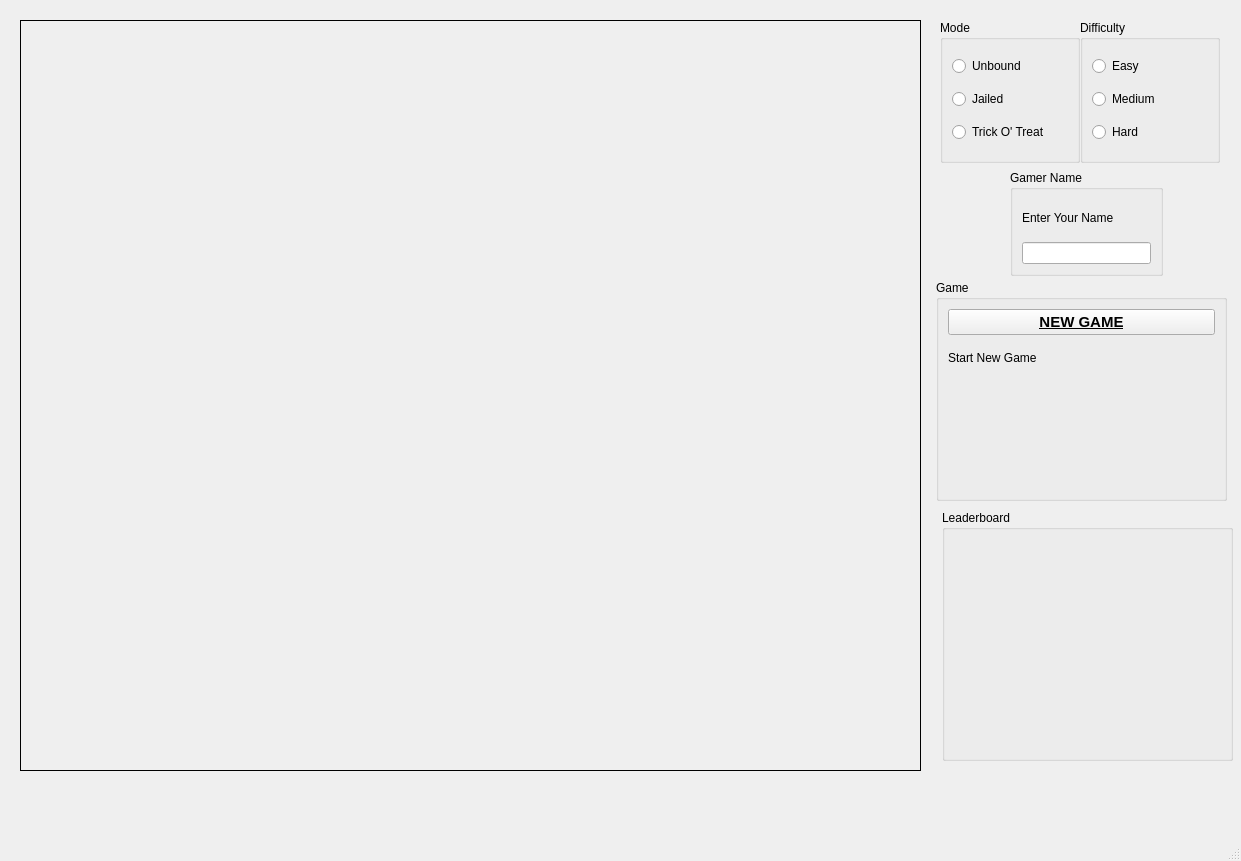
<?xml version="1.0" encoding="UTF-8"?>
<ui version="4.0">
 <class>MainWindow</class>
 <widget class="QMainWindow" name="MainWindow">
  <property name="geometry">
   <rect>
    <x>0</x>
    <y>0</y>
    <width>1241</width>
    <height>861</height>
   </rect>
  </property>
  <property name="windowTitle">
   <string>MainWindow</string>
  </property>
  <widget class="QWidget" name="centralwidget">
   <widget class="QLabel" name="workArea">
    <property name="geometry">
     <rect>
      <x>20</x>
      <y>20</y>
      <width>901</width>
      <height>751</height>
     </rect>
    </property>
    <property name="frameShape">
     <enum>QFrame::Shape::Box</enum>
    </property>
    <property name="text">
     <string/>
    </property>
   </widget>
   <widget class="QGroupBox" name="Mode">
    <property name="geometry">
     <rect>
      <x>940</x>
      <y>20</y>
      <width>140</width>
      <height>143</height>
     </rect>
    </property>
    <property name="title">
     <string>Mode</string>
    </property>
    <layout class="QVBoxLayout" name="verticalLayout">
     <item>
      <widget class="QRadioButton" name="Mode_1">
       <property name="text">
        <string>Unbound</string>
       </property>
      </widget>
     </item>
     <item>
      <widget class="QRadioButton" name="Mode_2">
       <property name="text">
        <string>Jailed</string>
       </property>
      </widget>
     </item>
     <item>
      <widget class="QRadioButton" name="Mode_3">
       <property name="text">
        <string>Trick O' Treat</string>
       </property>
      </widget>
     </item>
    </layout>
   </widget>
   <widget class="QGroupBox" name="Difficulty">
    <property name="geometry">
     <rect>
      <x>1080</x>
      <y>20</y>
      <width>140</width>
      <height>143</height>
     </rect>
    </property>
    <property name="title">
     <string>Difficulty</string>
    </property>
    <layout class="QVBoxLayout" name="verticalLayout_2">
     <item>
      <widget class="QRadioButton" name="Easy">
       <property name="text">
        <string>Easy</string>
       </property>
      </widget>
     </item>
     <item>
      <widget class="QRadioButton" name="Medium">
       <property name="text">
        <string>Medium</string>
       </property>
      </widget>
     </item>
     <item>
      <widget class="QRadioButton" name="Hard">
       <property name="text">
        <string>Hard</string>
       </property>
      </widget>
     </item>
    </layout>
   </widget>
   <widget class="QGroupBox" name="groupBox">
    <property name="geometry">
     <rect>
      <x>1010</x>
      <y>170</y>
      <width>153</width>
      <height>106</height>
     </rect>
    </property>
    <property name="title">
     <string>Gamer Name</string>
    </property>
    <layout class="QVBoxLayout" name="verticalLayout_3">
     <item>
      <widget class="QLabel" name="label">
       <property name="text">
        <string>Enter Your Name</string>
       </property>
      </widget>
     </item>
     <item>
      <widget class="QLineEdit" name="nameInput"/>
     </item>
    </layout>
   </widget>
   <widget class="QGroupBox" name="groupBox_2">
    <property name="geometry">
     <rect>
      <x>942</x>
      <y>510</y>
      <width>291</width>
      <height>251</height>
     </rect>
    </property>
    <property name="title">
     <string>Leaderboard</string>
    </property>
    <layout class="QVBoxLayout" name="verticalLayout_4">
     <item>
      <widget class="QLabel" name="rank_1">
       <property name="text">
        <string/>
       </property>
      </widget>
     </item>
     <item>
      <widget class="QLabel" name="rank_2">
       <property name="text">
        <string/>
       </property>
      </widget>
     </item>
     <item>
      <widget class="QLabel" name="rank_3">
       <property name="text">
        <string/>
       </property>
      </widget>
     </item>
     <item>
      <widget class="QLabel" name="rank_4">
       <property name="text">
        <string/>
       </property>
      </widget>
     </item>
     <item>
      <widget class="QLabel" name="rank_5">
       <property name="text">
        <string/>
       </property>
      </widget>
     </item>
     <item>
      <widget class="QLabel" name="congrats">
       <property name="text">
        <string/>
       </property>
      </widget>
     </item>
    </layout>
   </widget>
   <widget class="QGroupBox" name="groupBox_3">
    <property name="geometry">
     <rect>
      <x>936</x>
      <y>280</y>
      <width>291</width>
      <height>221</height>
     </rect>
    </property>
    <property name="title">
     <string>Game</string>
    </property>
    <layout class="QVBoxLayout" name="verticalLayout_5">
     <item>
      <widget class="QPushButton" name="New_Game">
       <property name="font">
        <font>
         <pointsize>11</pointsize>
         <bold>true</bold>
         <underline>true</underline>
        </font>
       </property>
       <property name="mouseTracking">
        <bool>false</bool>
       </property>
       <property name="text">
        <string>NEW GAME</string>
       </property>
      </widget>
     </item>
     <item>
      <widget class="QLabel" name="Prompt">
       <property name="text">
        <string>Start New Game</string>
       </property>
      </widget>
     </item>
     <item>
      <widget class="QLabel" name="Score">
       <property name="text">
        <string/>
       </property>
      </widget>
     </item>
     <item>
      <widget class="QLabel" name="Bomb">
       <property name="text">
        <string/>
       </property>
      </widget>
     </item>
     <item>
      <widget class="QLabel" name="Stopwatch">
       <property name="text">
        <string/>
       </property>
      </widget>
     </item>
    </layout>
   </widget>
  </widget>
  <widget class="QMenuBar" name="menubar">
   <property name="geometry">
    <rect>
     <x>0</x>
     <y>0</y>
     <width>1241</width>
     <height>25</height>
    </rect>
   </property>
  </widget>
  <widget class="QStatusBar" name="statusbar"/>
 </widget>
 <resources/>
 <connections/>
</ui>
